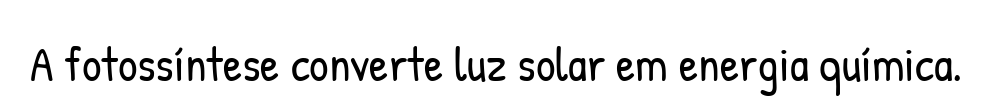
#> input picture tests/fixtures/ocr/forma_pt_01.png, 993 x 110 px
$ python -i ocr_extract.py   (imports and definitions only)
#> lines starting #> are read from the running program, lines starting #| are printed output that depends on the picture; after the words box and inside, x2 and y2 are one past the last pixel; in counts of white or black regions, pixels touching at a corner belong together
#> further down, picture is the input picture: shape (110, 993, 3); min 0, max 255, mean 234.7
def extract_text(image_bgr):
    """Extrai texto de uma imagem BGR (recorte da área de resposta) via Tesseract.

    Reaproveita o pré-processamento de QuestionOCR.doCorrection (MakeTests.py).
    """
    import cv2
    import pytesseract
    from pytesseract import Output

    img_gray = cv2.cvtColor(image_bgr, cv2.COLOR_BGR2GRAY)
    img_gray = cv2.medianBlur(img_gray, 5)
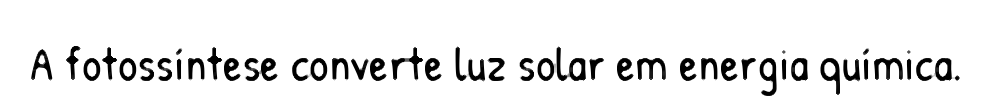
#> img_gray: shape (110, 993); min 0, max 255, mean 235.4
    img_gray = cv2.GaussianBlur(img_gray, (7, 7), 0)
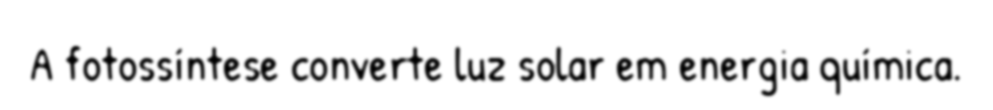
#> img_gray: shape (110, 993); min 0, max 255, mean 235.4
    img_gray = cv2.adaptiveThreshold(img_gray, 255, cv2.ADAPTIVE_THRESH_MEAN_C, cv2.THRESH_BINARY_INV, 9, C=2)
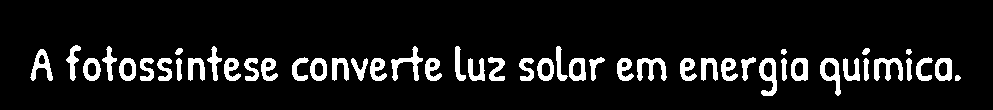
#> img_gray: shape (110, 993); 9.3% white; 49 white regions, largest, box (x1, y1, x2, y2) and area: (391, 46, 423, 81) 362, (759, 58, 777, 96) 361, (637, 58, 667, 81) 358
    img_gray = cv2.morphologyEx(img_gray, cv2.MORPH_CLOSE, cv2.getStructuringElement(cv2.MORPH_ELLIPSE, (7, 7)))
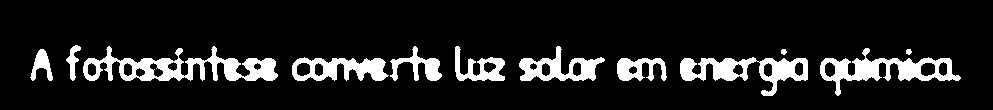
#> img_gray: shape (110, 993); 11.7% white; 12 white regions, largest, box (x1, y1, x2, y2) and area: (83, 46, 278, 81) 2945, (820, 48, 961, 96) 2162, (680, 57, 808, 96) 2060

#> (the run stopped early here; a loop or call above may not have finished)

$ run again, on tests/fixtures/ocr/printed_pt_01.png
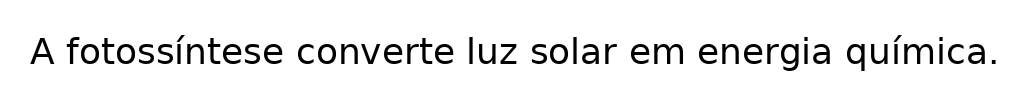
#> input picture tests/fixtures/ocr/printed_pt_01.png, 1029 x 96 px
#> picture is the input picture: shape (96, 1029, 3); min 0, max 255, mean 237.6
#> in extract_text, `img_gray = cv2.adaptiveThreshold(img_gray, 255, cv2.ADAPTIVE_THRESH_ME..`:
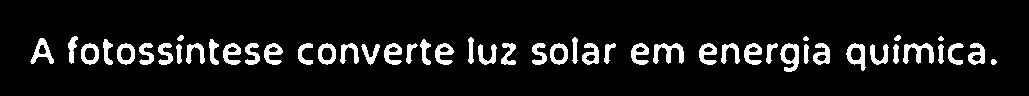
#> img_gray: shape (96, 1029); 8.8% white; 50 white regions, largest, box (x1, y1, x2, y2) and area: (653, 43, 684, 64) 321, (903, 43, 934, 64) 320, (780, 43, 799, 72) 295
#> in extract_text, `img_gray = cv2.morphologyEx(img_gray, cv2.MORPH_CLOSE, cv2.getStructur..`:
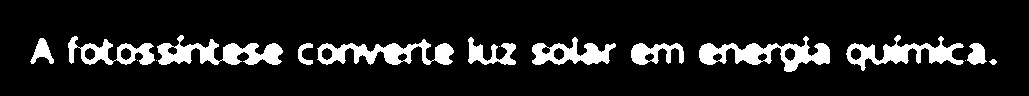
#> img_gray: shape (96, 1029); 11.6% white; 16 white regions (4 under 20 px), largest, box (x1, y1, x2, y2) and area: (699, 36, 830, 72) 1928, (157, 35, 283, 65) 1848, (317, 39, 454, 65) 1721
